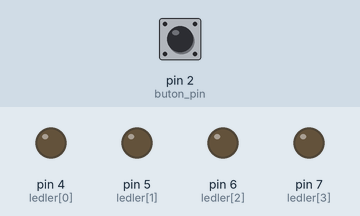
A sketch run on a simulated Arduino Uno, built with avr-gcc and run on an emulated ATmega328P. Parts: output pins drawn as LEDs (lit = HIGH). Dashed ring = blinking. The inputs (shaded band) are chosen by the test bench; at power-on: pin 2 (buton_pin) LOW.

Above: at 1.2 s.
1.3 s: pin 2 (buton_pin) pulled HIGH for 1 s
At 3.1 s:
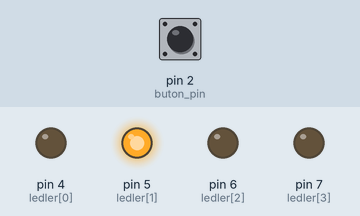
4.3 s: pin 2 (buton_pin) pulled HIGH for 0.15 s
At 4.8 s:
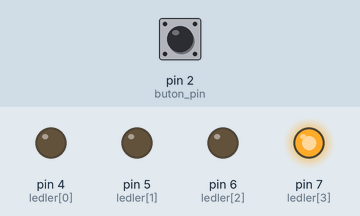
5.9 s: pin 2 (buton_pin) pulled HIGH for 3.2 s
At 6.15 s:
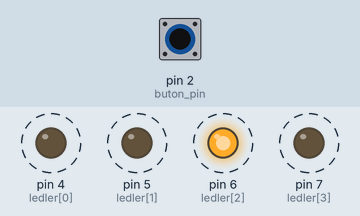
Timing chart, 0 to 10.5 s (numbered marks = the images above; inputs shaded):
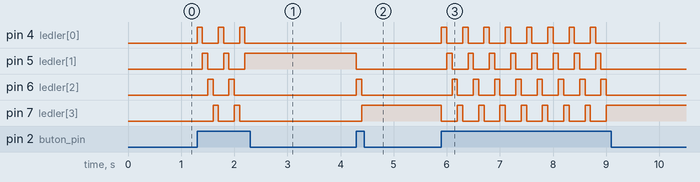

Measured:
- after the input at 1.3 s, pin 4 (ledler[0]): alternates HIGH for 0.10 s and LOW for 0.30 s, 6 changes in all, then stays LOW, starting at once; pin 5 (ledler[1]): alternates HIGH for 0.10 s and LOW for 0.30 s, 5 changes in all, then stays HIGH, starting after 0.10 s
- after the input at 4.3 s, pin 5 (ledler[1]): HIGH → LOW at once; pin 6 (ledler[2]): LOW → HIGH at once, → LOW 0.10 s later; pin 7 (ledler[3]): LOW → HIGH after 0.10 s
- after the input at 5.9 s, pin 4 (ledler[0]): alternates HIGH for 0.10 s and LOW for 0.30 s, 16 changes in all, then stays LOW, starting at once; pin 5 (ledler[1]): alternates HIGH for 0.10 s and LOW for 0.30 s, 16 changes in all, then stays LOW, starting after 0.10 s

The sketch:

buton_ile_led.ino
```cpp
int ledler[] = {4, 5, 6, 7};
int led_sayisi = 4;
int buton_pin = 2;
int buton_deger = 0;
int buton_basilma = 0;

void setup()
{
  for (int i = 0 ; i < led_sayisi ; i++)
  {
    pinMode(ledler[i], OUTPUT);
  }
  pinMode(buton_pin, INPUT);
}

void loop()
{
  buton_deger = digitalRead(buton_pin);
  if (buton_deger == HIGH)
  {
    for (int i = 0 ; i < led_sayisi ; i++)
    {
      if (buton_basilma % led_sayisi == i)
        digitalWrite(ledler[i], HIGH);
      else
        digitalWrite(ledler[i], LOW);
    }
    buton_basilma++;
    delay(100);
  }
}

// Dol Academy eğitim içeriğinden de ulaşabilirisiniz...
```
